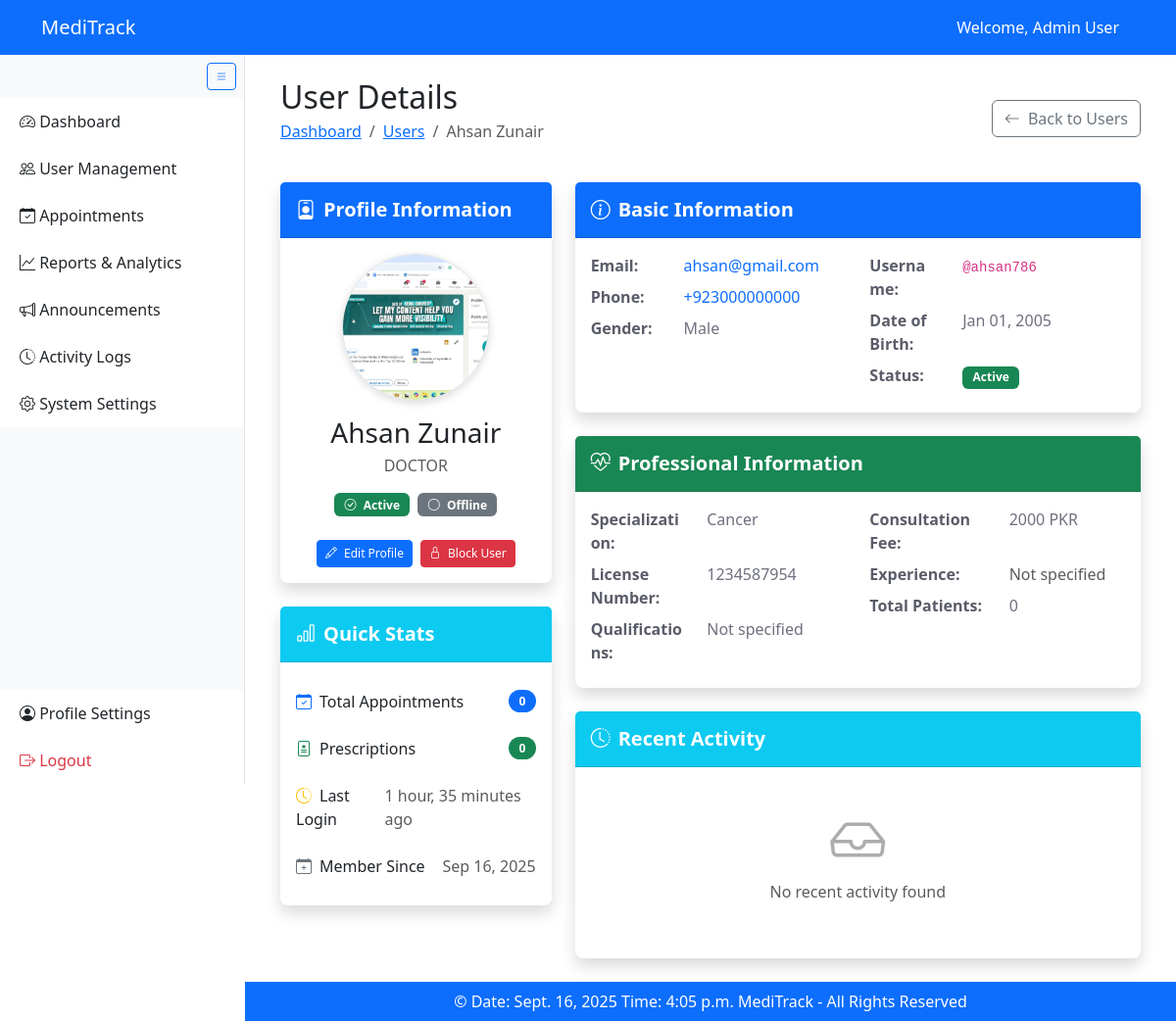
The app's page /view_user/33/ (signed in) with its own data.
### MediTrackApp/models.py (models this page shows, shortened)
class User(AbstractUser):
    ROLE_CHOICES = [
        ("admin", "Admin"),
        ("patient", "Patient"),
        ("doctor", "Doctor"),
    ]
    GENDER_CHOICES = [
        ("M", "Male"),
        ("F", "Female"),
        ("O", "Other"),
    ]
    phone_number = PhoneNumberField(region="PK", blank=True)
    gender = models.CharField(max_length=10, choices=GENDER_CHOICES, blank=True)
    date_of_birth = models.DateField(null=True, blank=True)
    profile_pic = models.ImageField(upload_to="profile_pics/", validators=[validate_file_extension], blank=True, null=True)
    role = models.CharField(max_length=50, choices=ROLE_CHOICES, default="patient")
    is_active = models.BooleanField(default=True)

class DoctorProfile(models.Model):
    user = models.OneToOneField(User, related_name="doctor_profile", on_delete=models.CASCADE)
    specialization = models.CharField(max_length=100, blank=True)
    qualifications = models.TextField(blank=True)
    hospital = models.CharField(max_length=100, blank=True)
    city = models.CharField(max_length=100, blank=True)
    license_number = models.CharField(max_length=50, unique=True, blank=True, null=True)
    consultation_fee = models.PositiveIntegerField(default=2000)
    available_days = models.JSONField(default=list, blank=True)
    available_time_slots = models.JSONField(default=list, blank=True)
    class Meta:
        indexes = [
            models.Index(fields=["specialization"]),
            models.Index(fields=["city"]),
        ]

### MediTrackApp/decorators.py (the view)
        def wrapper(request, *args, **kwargs):
            if not request.user.is_authenticated:
                return redirect('login')
            if request.user.role not in allowed_roles:
                raise PermissionDenied
            return view_func(request, *args, **kwargs)

### MediTrackApp/templates/admin/view_user.html (shortened to what this page needs)
{% extends "base.html" %}
{% load static %}
{% block extra_css %}
<link rel="stylesheet" href="{% static 'css/admin/user_details.css' %}">
{% endblock %}
{% block content %}
<div class="container-fluid">
  <div class="row mb-4">
    <div class="col-12">
      <div class="d-flex justify-content-between align-items-center">
        <div>
          <h1 class="h2 mb-1">User Details</h1>
          <nav aria-label="breadcrumb">
            <ol class="breadcrumb">
              <li class="breadcrumb-item"><a href="{% url 'admin_dashboard' %}">Dashboard</a></li>
              <li class="breadcrumb-item"><a href="{% url 'user_management' %}">Users</a></li>
              <li class="breadcrumb-item active" aria-current="page">{{ user_profile.get_full_name }}</li>
            </ol>
          </nav>
        </div>
        <a href="{% url 'user_management' %}" class="btn btn-outline-secondary">
          <i class="bi bi-arrow-left me-1"></i> Back to Users
        </a>
      </div>
    </div>
  </div>
  <div class="row">
    <div class="col-xl-4 col-lg-5">
      <div class="card shadow mb-4">
        <div class="card-header py-3 bg-primary text-white">
          <h5 class="m-0 fw-bold"><i class="bi bi-person-badge me-2"></i>Profile Information</h5>
        </div>
        <div class="card-body text-center">
          {% if user_profile.profile_pic %}
          <img src="{{ user_profile.profile_pic.url }}" class="rounded-circle mb-3 border"
               alt="{{ user_profile.get_full_name }}" width="150" height="150" style="object-fit: cover;">
          {% else %}
          <div class="rounded-circle bg-secondary text-white d-flex align-items-center justify-content-center mx-auto mb-3"
               style="width: 150px; height: 150px; font-size: 3rem;">
            {{ user_profile.first_name|first|upper }}{{ user_profile.last_name|first|upper }}
          </div>
          {% endif %}
          <h3 class="mb-1">{{ user_profile.get_full_name }}</h3>
          <p class="text-muted text-uppercase mb-3">{{ user_profile.get_role_display }}</p>
          <div class="d-flex justify-content-center gap-2 mb-3">
            <span class="badge {% if user_profile.is_active %}bg-success{% else %}bg-danger{% endif %}">
              <i class="bi {% if user_profile.is_active %}bi-check-circle{% else %}bi-x-circle{% endif %} me-1"></i>
              {% if user_profile.is_active %}Active{% else %}Blocked{% endif %}
            </span>
            <span class="badge {% if user_profile.is_online %}bg-success{% else %}bg-secondary{% endif %}">
              <i class="bi {% if user_profile.is_online %}bi-circle-fill{% else %}bi-circle{% endif %} me-1"></i>
              {% if user_profile.is_online %}Online{% else %}Offline{% endif %}
            </span>
          </div>
          <div class="d-flex justify-content-center gap-2 mt-4">
            <a href="{% url 'edit_user' user_profile.id %}" class="btn btn-primary btn-sm">
              <i class="bi bi-pencil me-1"></i> Edit Profile
            </a>
            {% if user_profile.is_active %}
            <form method="post" action="{% url 'toggle_user_status' user_profile.id %}" class="d-inline">
              <button type="submit" onclick="return confirm('Are you sure you want to block {{ user_profile.get_full_name }}?');"
                      class="btn btn-danger btn-sm">
                <i class="bi bi-lock me-1"></i> Block User
              </button>
            </form>
            {% endif %}
          </div>
        </div>
      </div>
      <div class="card shadow">
        <div class="card-header py-3 bg-info text-white">
          <h5 class="m-0 fw-bold"><i class="bi bi-bar-chart me-2"></i>Quick Stats</h5>
        </div>
        <div class="card-body">
          <div class="list-group list-group-flush">
            <div class="list-group-item d-flex justify-content-between align-items-center">
              <span><i class="bi bi-calendar-check text-primary me-2"></i>Total Appointments</span>
              <span class="badge bg-primary rounded-pill">{{ appointment_count }}</span>
            </div>
            {% if user_profile.role == "doctor" %}
            <div class="list-group-item d-flex justify-content-between align-items-center">
              <span><i class="bi bi-file-medical text-success me-2"></i>Prescriptions</span>
              <span class="badge bg-success rounded-pill">{{ prescription_count|default:"0" }}</span>
            </div>
            {% endif %}
            <div class="list-group-item d-flex justify-content-between align-items-center">
              <span><i class="bi bi-clock-history text-warning me-2"></i>Last Login</span>
              <span class="text-muted">
                {% if user_profile.last_login %}
                {{ user_profile.last_login|timesince }} ago
                {% else %}
                Never logged in
                {% endif %}
              </span>
            </div>
            <div class="list-group-item d-flex justify-content-between align-items-center">
              <span><i class="bi bi-calendar-plus text-secondary me-2"></i>Member Since</span>
              <span class="text-muted">{{ user_profile.date_joined|date:"M d, Y" }}</span>
            </div>
          </div>
        </div>
      </div>
    </div>
    <div class="col-xl-8 col-lg-7">
      <div class="card shadow mb-4">
        <div class="card-header py-3 bg-primary text-white">
          <h5 class="m-0 fw-bold"><i class="bi bi-info-circle me-2"></i>Basic Information</h5>
        </div>
        <div class="card-body">
          <div class="row">
            <div class="col-md-6">
              <dl class="row mb-0">
                <dt class="col-sm-4 mb-2">Email:</dt>
                <dd class="col-sm-8 mb-2">
                  {% if user_profile.email %}
                  <a href="mailto:{{ user_profile.email }}" class="text-decoration-none">{{ user_profile.email }}</a>
                  {% else %}
                  <span class="text-muted">Not provided</span>
                  {% endif %}
                </dd>
                <dt class="col-sm-4 mb-2">Phone:</dt>
                <dd class="col-sm-8 mb-2">
                  {% if user_profile.phone_number %}
                  <a href="tel:{{ user_profile.phone_number }}" class="text-decoration-none">{{ user_profile.phone_number }}</a>
                  {% else %}
                  <span class="text-muted">Not provided</span>
                  {% endif %}
                </dd>
                <dt class="col-sm-4 mb-2">Gender:</dt>
                <dd class="col-sm-8 mb-2">
                  {{ user_profile.get_gender_display|default:"Not specified" }}
                </dd>
              </dl>
            </div>
            <div class="col-md-6">
              <dl class="row mb-0">
                <dt class="col-sm-4 mb-2">Username:</dt>
                <dd class="col-sm-8 mb-2">
                  <code>@{{ user_profile.username }}</code>
                </dd>
                <dt class="col-sm-4 mb-2">Date of Birth:</dt>
                <dd class="col-sm-8 mb-2">
                  {{ user_profile.date_of_birth|date:"M d, Y"|default:"Not specified" }}
                </dd>
                <dt class="col-sm-4 mb-2">Status:</dt>
                <dd class="col-sm-8 mb-2">
                  <span class="badge {% if user_profile.is_active %}bg-success{% else %}bg-danger{% endif %}">
                    {% if user_profile.is_active %}Active{% else %}Blocked{% endif %}
                  </span>
                </dd>
              </dl>
            </div>
          </div>
        </div>
      </div>
      {% if user_profile.role == "doctor" %}
      <div class="card shadow mb-4">
        <div class="card-header py-3 bg-success text-white">
          <h5 class="m-0 fw-bold"><i class="bi bi-heart-pulse me-2"></i>Professional Information</h5>
        </div>
        <div class="card-body">
          <div class="row">
            <div class="col-md-6">
              <dl class="row mb-0">
                <dt class="col-sm-5 mb-2">Specialization:</dt>
                <dd class="col-sm-7 mb-2">
                  {{ user_profile.doctor_profile.specialization|default:"Not specified" }}
                </dd>
                <dt class="col-sm-5 mb-2">License Number:</dt>
                <dd class="col-sm-7 mb-2">
                  {{ user_profile.doctor_profile.license_number|default:"Not specified" }}
                </dd>
                <dt class="col-sm-5 mb-2">Qualifications:</dt>
                <dd class="col-sm-7 mb-2">
                  {{ user_profile.qualifications|default:"Not specified" }}
                </dd>
              </dl>
            </div>
            <div class="col-md-6">
              <dl class="row mb-0">
                <dt class="col-sm-6 mb-2">Consultation Fee:</dt>
                <dd class="col-sm-6 mb-2">
                  {% if user_profile.doctor_profile.consultation_fee %}
                  {{ user_profile.doctor_profile.consultation_fee }} PKR
                  {% else %}
                  <span class="text-muted">Not specified</span>
                  {% endif %}
                </dd>
                <dt class="col-sm-6 mb-2">Experience:</dt>
                <dd class="col-sm-6 mb-2">
                  {% if user_profile.experience_years %}
                  {{ user_profile.experience_years }} years
                  {% else %}
                  <span class="text-muted">Not specified</span>
                  {% endif %}
                </dd>
                <dt class="col-sm-6 mb-2">Total Patients:</dt>
                <dd class="col-sm-6 mb-2">
                  {{ patient_count|default:"0" }}
                </dd>
              </dl>
            </div>
          </div>
        </div>
      </div>
      {% endif %}
      <div class="card shadow">
        <div class="card-header py-3 bg-info text-white">
          <h5 class="m-0 fw-bold"><i class="bi bi-clock-history me-2"></i>Recent Activity</h5>
        </div>
        <div class="card-body">
          {% if recent_activity %}
          <div class="table-responsive">
            <table class="table table-hover">
              <thead>
                <tr>
                  <th>Action</th>
                  <th>Details</th>
                  <th>Timestamp</th>
                </tr>
              </thead>
              <tbody>
                {% for log in recent_activity %}
                <tr>
                  <td>
                    <span class="badge
                      {% if log.action == 'login' %}bg-success
                      {% elif log.action == 'logout' %}bg-secondary
                      {% elif log.action == 'create' %}bg-primary
                      {% elif log.action == 'update' %}bg-info
                      {% elif log.action == 'delete' %}bg-danger
                      {% else %}bg-warning{% endif %}">
                      {{ log.get_action_display }}
                    </span>
                  </td>
                  <td>{{ log.details|truncatewords:5|default:"No details" }}</td>
                  <td>
                    <small class="text-muted">{{ log.created_at|date:"M d, Y H:i" }}</small>
                  </td>
                </tr>
                {% endfor %}
              </tbody>
            </table>
          </div>
          <div class="text-center mt-3">
            <a href="{% url 'activity_logs' %}?user={{ user_profile.id }}" class="btn btn-sm btn-outline-primary">
              <i class="bi bi-list-ul me-1"></i>View Full Activity
            </a>
          </div>
          {% else %}
          <div class="text-center py-4 text-muted">
            <i class="bi bi-inbox display-6 d-block mb-2"></i>
            <p>No recent activity found</p>
          </div>
          {% endif %}
        </div>
      </div>
    </div>
  </div>
</div>
{% endblock %}

### templates/base.html (shortened to what this page needs)
{% load static %}
<!DOCTYPE html>
<html lang="en">
<head>
    <link href="https://cdn.jsdelivr.net/npm/bootstrap@5.3.3/dist/css/bootstrap.min.css" rel="stylesheet">
    <link href="https://cdn.jsdelivr.net/npm/bootstrap-icons@1.11.3/font/bootstrap-icons.css" rel="stylesheet">
    <link rel="stylesheet" href="{% static 'CSS/base.css' %}">
    {% block extra_css %}{% endblock %}
</head>
<body>
    <nav class="navbar navbar-dark bg-primary fixed-top" id="main-navbar">
        <div class="container">
            <span class="navbar-brand">MediTrack</span>
            <div>
                {% if user.is_authenticated %}
                    <span class="text-white me-3">Welcome, {{ user.get_full_name }}</span>
                {% else %}
                    <a href="{% url 'login' %}" class="btn btn-outline-light btn-lg me-2">Login</a>
                    <a href="{% url 'register' %}" class="btn btn-outline-light btn-lg">Register</a>
                {% endif %}
            </div>
        </div>
    </nav>
 {% if user.is_authenticated %}
    <div id="sidebar" class="bg-light border-end position-fixed d-flex flex-column">
        <div class="p-2 text-end d-none d-lg-block">
            <button id="sidebarToggle" class="btn btn-sm btn-outline-primary">
                <i class="bi bi-list"></i>
            </button>
        </div>
        <div class="list-group list-group-flush flex-grow-1">
            {% if user.role == 'admin' %}
                 {% include 'partials/admin_sidebar.html' %}
                 {% elif user.role == 'doctor' %}
                 {% include 'partials/doctor_sidebar.html' %}
                 {% elif user.role == 'patient' %}
                 {% include 'partials/patient_sidebar.html' %}
            {% endif %}
            <div class="mt-auto">
                <a href="{% url 'edit_profile' %}" class="list-group-item list-group-item-action">
                    <i class="bi bi-person-circle"></i> <span class="link-text">Profile Settings</span>
                </a>
                <a href="{% url 'logout' %}" class="list-group-item list-group-item-action text-danger">
                    <i class="bi bi-box-arrow-right"></i> <span class="link-text">Logout</span>
                </a>
            </div>
        </div>
    </div>
    {% endif %}
    <div id="main-content" class="p-4 {% if not user.is_authenticated %}full-width{% endif %}">
        {% block content %}{% endblock %}
    </div>
    <footer class="bg-primary text-white text-center py-2 {% if not user.is_authenticated %}full-width{% endif %}" id="main-footer">
        &copy; Date: {% now "DATE_FORMAT" %} Time: {% now "TIME_FORMAT" %} MediTrack - All Rights Reserved
    </footer>
</body>
</html>

### records on screen
User: get_full_name "Admin User"
User: get_full_name "Ahsan Zunair", profile_pic (picture), role "DOCTOR", last_login "1 hour, 35 minutes", date_joined "Sep 16, 2025", email "ahsan@gmail.com", phone_number "+923000000000", gender "Male", username "ahsan786", date_of_birth "Jan 01, 2005", doctor_profile.specialization "Cancer", doctor_profile.license_number "1234587954", doctor_profile.consultation_fee "2000"

### other values on screen
{{ appointment_count }} "0"
{{ prescription_count|default:"0" }} "0"
{{ user_profile.qualifications|default:"Not specified" }} "Not specified"
{{ patient_count|default:"0" }} "0"
